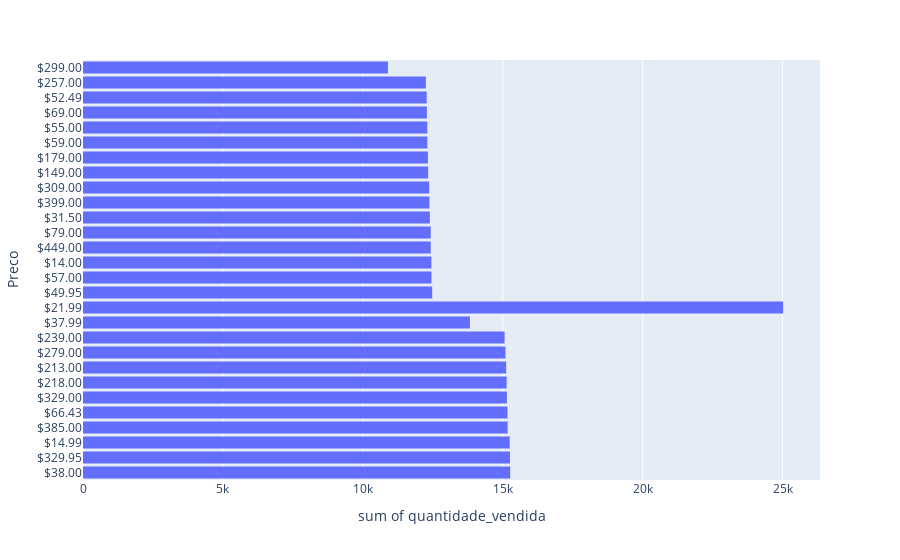

Source (notebook cell):
### Code cell
fig = px.histogram(data_frame=volumevenda, x="quantidade_vendida", y="Preco")
fig.show()

### Figure 1 — Plotly figure (JSON) as saved in the notebook; plotly's stock layout.template omitted (floating-point values rounded to 4 significant figures)
{"data": [{"alignmentgroup": "True", "bingroup": "y", "histfunc": "sum", "hovertemplate": "sum of quantidade_vendida=%{x}<br>Preco=%{y}<extra></extra>", "legendgroup": "", "marker": {"color": "#636efa", "pattern": {"shape": ""}}, "name": "", "offsetgroup": "", "orientation": "h", "showlegend": false, "type": "histogram", "x": [15264, 15256, 15247, 15174, 15168, 15147, 15138, 15121, 15095, 15064, 13826, 12542, 12477, 12476, 12452, 12449, 12425, 12425, 12394, 12378, 12370, 12332, 12324, 12305, 12303, 12289, 12280, 12250, 10897], "xaxis": "x", "y": ["$38.00", "$329.95", "$14.99", "$385.00", "$66.43", "$329.00", "$218.00", "$213.00", "$279.00", "$239.00", "$37.99", "$21.99", "$49.95", "$21.99", "$57.00", "$14.00", "$449.00", "$79.00", "$31.50", "$399.00", "$309.00", "$149.00", "$179.00", "$59.00", "$55.00", "$69.00", "$52.49", "$257.00", "$299.00"], "yaxis": "y"}], "layout": {"barmode": "relative", "legend": {"tracegroupgap": 0}, "margin": {"t": 60}, "xaxis": {"anchor": "y", "domain": [0, 1], "title": {"text": "sum of quantidade_vendida"}}, "yaxis": {"anchor": "x", "domain": [0, 1], "title": {"text": "Preco"}}}}
